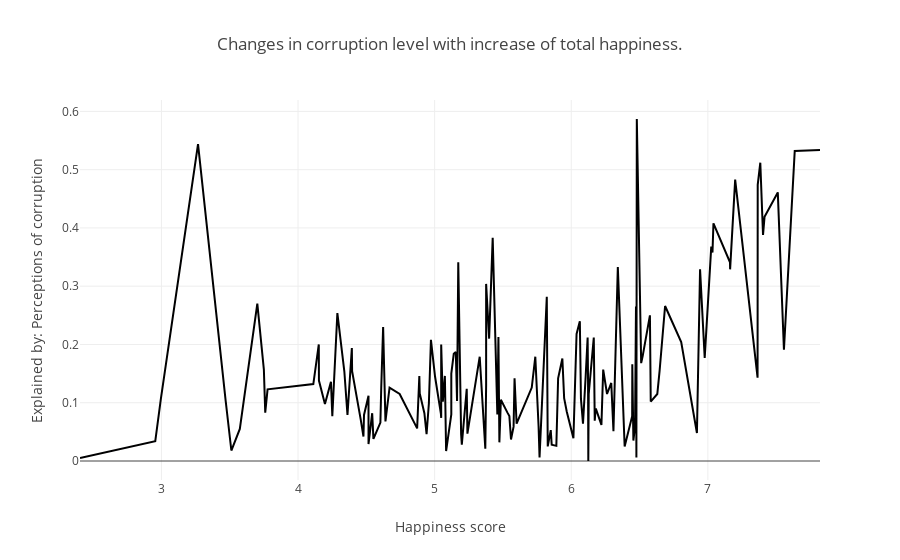

The code cell stored with this chart in its notebook:
### Code cell
fig = px.line(happy_df, x="Happiness score", y="Explained by: Perceptions of corruption",
              title='Changes in corruption level with increase of total happiness.')
fig.show()

### Figure 1 — Plotly figure (JSON) as saved in the notebook; plotly's stock layout.template omitted (floating-point values rounded to 4 significant figures; data arrays with more than 128 entries replaced by an {"elided": "..."} marker saying what was removed)
{"data": [{"hovertemplate": "Happiness score=%{x}<br>Explained by: Perceptions of corruption=%{y}<extra></extra>", "legendgroup": "", "line": {"color": "#000001", "dash": "solid"}, "marker": {"symbol": "circle"}, "mode": "lines", "name": "", "orientation": "v", "showlegend": false, "x": {"elided": "146 float values"}, "xaxis": "x", "y": {"elided": "146 float values"}, "yaxis": "y", "type": "scatter"}], "layout": {"xaxis": {"anchor": "y", "domain": [0.0, 1.0], "title": {"text": "Happiness score"}}, "yaxis": {"anchor": "x", "domain": [0.0, 1.0], "title": {"text": "Explained by: Perceptions of corruption"}}, "legend": {"tracegroupgap": 0}, "title": {"text": "Changes in corruption level with increase of total happiness."}}}
